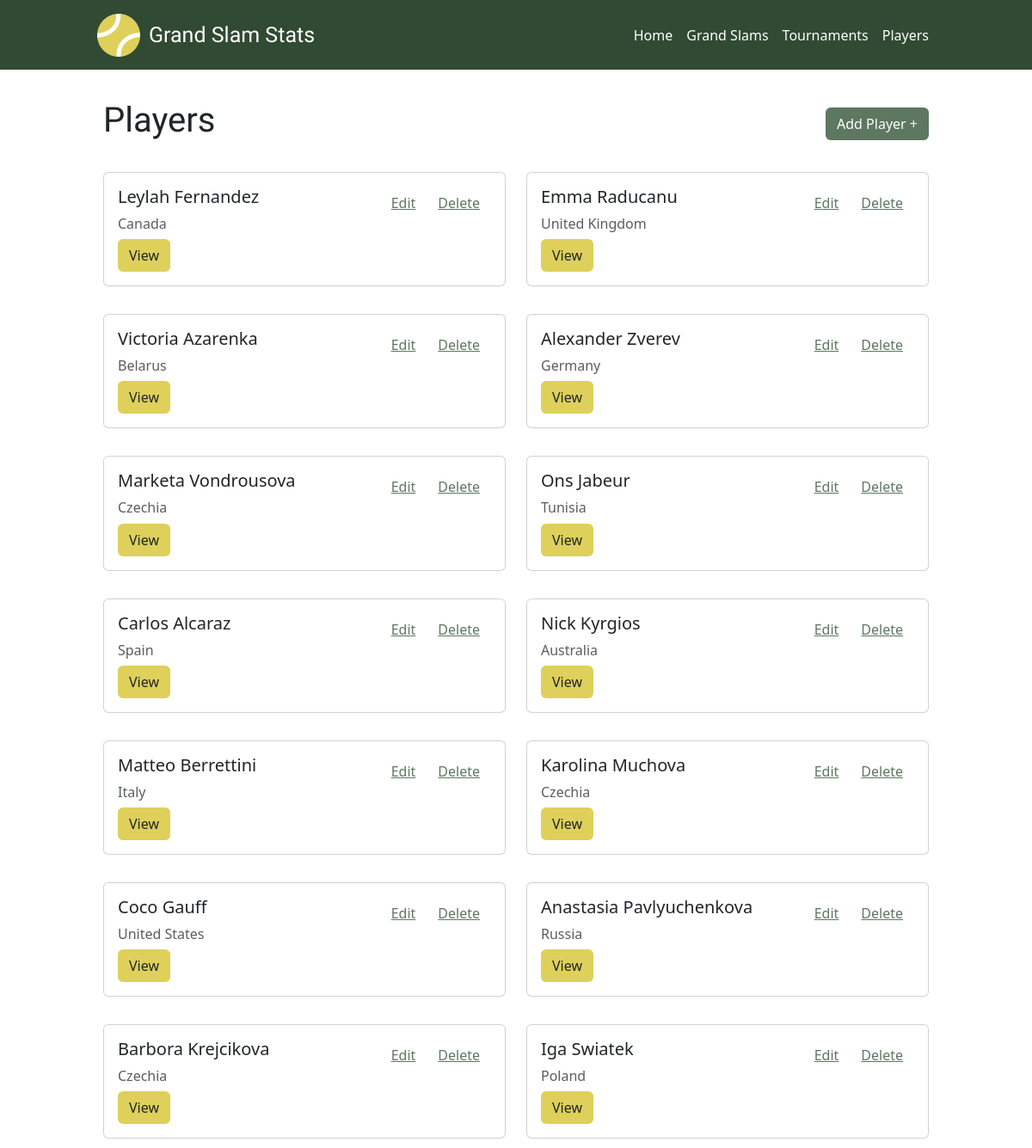
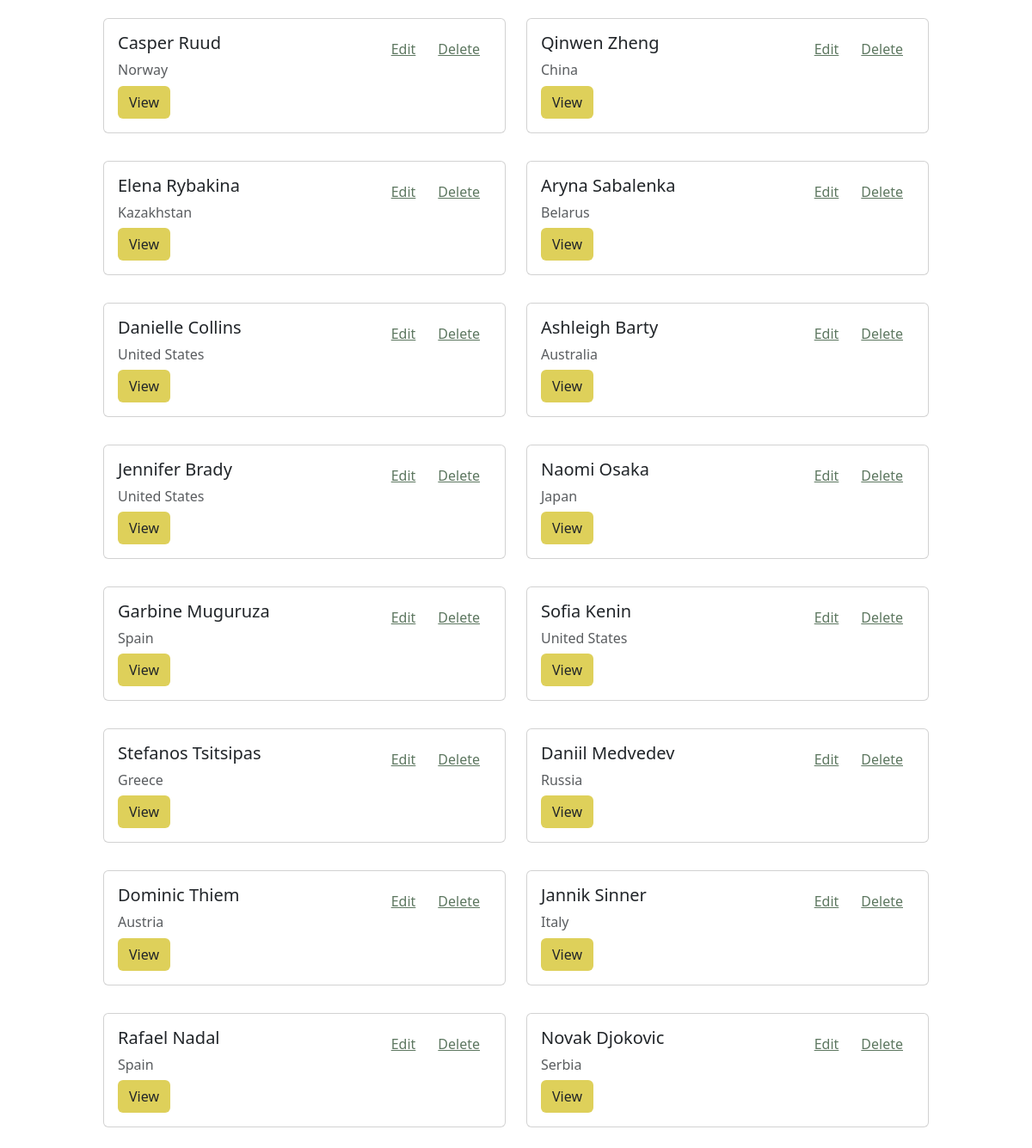
Page /players.php on the committed database (2 pictures, top to bottom).
### tables this page shows
CREATE TABLE `players` (
  `playerId` int(11) NOT NULL,
  `firstName` varchar(100) NOT NULL,
  `lastName` varchar(100) NOT NULL,
  `birthday` date NOT NULL,
  `country` varchar(100) NOT NULL,
  `bio` text NOT NULL
);

### players.php (the view, shortened to what this page needs)
<?php
    include('includes/connect.php');
    $query = 'SELECT * FROM players ORDER BY playerId DESC';
    $players = mysqli_query($connect, $query);
?>
<!DOCTYPE html>
<html lang="en">
  <head>
    <link rel="stylesheet" href="css/styles.css">
    <link rel="stylesheet" href="https://cdn.jsdelivr.net/npm/bootstrap@5.3.2/dist/css/bootstrap.min.css">
  </head>
  <body>
    <?php include('reusables/nav.php') ?>
    <main class="content">
        <div class="contentWrapper">
          <div class="headingContainer">
              <h1 class="pageHeading">Players</h1>
              <div>
                  <a class="btn addBtn" href="createPlayer.php">Add Player +</a>
              </div>
          </div>
          <div class="container" id="playersContainer">
              <div class="row">
                  <?php
                      foreach($players as $player){
                      echo '<div class="col-md-6 mt-2 mb-4">
                              <div class="card" style="width: 100%;">
                                <div class="card-body">
                                  <div class="cardHeader">
                                    <h5 class="card-title">'. $player['firstName'] .' '. $player['lastName'] .'</h5>
                                    <div class="actionBtns">
                                        <form method="GET" action="editPlayer.php">
                                            <input type="hidden" name="id" value="' . $player['playerId'] . '">
                                            <button type="submit" name="edit" class="btn actionBtn">Edit</button>
                                        </form>
                                        <form method="GET" action="includes/deletePlayer.php">
                                            <input type="hidden" name="id" value="' . $player['playerId'] . '">
                                            <button type="submit" name="delete" class="btn actionBtn">Delete</button>
                                        </form>
                                    </div>
                                  </div>
                                  <h6 class="card-subtitle mb-2 text-body-secondary">'. $player['country'] .'</h6>
                                  <form method="GET" action="player.php">
                                    <input type="hidden" name="playerId" value="' . $player['playerId'] . '">
                                    <button type="submit" name="player" class="btn viewBtn">View</button>
                                  </form>
                                </div>
                            </div>
                          </div>';
                      }
                  ?>
              </div>
          </div>
        </div>
    </main>
  </body>
</html>

### reusables/nav.php (shortened to what this page needs)
<nav class="navbar navbar-expand-lg" id="nav">
        <div class="container-fluid">
            <a id="logo" class="navbar-brand" href="index.php">
                <img src="images/tennis-ball.png" alt="Tennis ball.">
                <h2 class="text-white">Grand Slam Stats</h2>
            </a>
            <div class="collapse navbar-collapse justify-content-end" id="navbarNav">
                <ul class="navbar-nav">
                    <li class="nav-item">
                        <a class="nav-link active text-white" aria-current="page" href="index.php">Home</a>
                    </li>
                    <li class="nav-item">
                        <a class="nav-link text-white" href="grandSlams.php">Grand Slams</a>
                    </li>
                    <li class="nav-item">
                        <a class="nav-link text-white" href="tournaments.php">Tournaments</a>
                    </li>
                    <li class="nav-item">
                        <a class="nav-link text-white" href="players.php">Players</a>
                    </li>
                </ul>
            </div>
        </div>
    </nav>

### css/styles.css (style rules this page uses)
.contentWrapper { margin: 0; padding: 0 120px; }
#nav { margin: 0; padding: 10px 100px; background-color: #314A33; border-bottom: 15px solid white; }
h1, h2 { font-family: "Francois One", sans-serif;; }
#logo { display:flex; align-items:center; gap:0.5em; }
#logo h2 { font-size: 1.25em; margin: 0; }
.pageHeading { padding: 0.5em 0; }
.content { width: auto; }
.viewBtn { background-color: #DED05A !important; }
#playersContainer { padding: 0; margin: 0; }
.cardHeader { display: flex; justify-content: space-between; }
.actionBtns { display: flex; }
.actionBtn { color: #5D7760 !important; text-decoration: underline !important; }
.addBtn { background-color: #5D7760 !important; color: white !important; font-weight: 500 !important; }
.headingContainer { display: flex; justify-content: space-between; align-items: center; }

### rows in the picture
players: firstName "Leylah", lastName "Fernandez", country "Canada"
players: firstName "Emma", lastName "Raducanu", country "United Kingdom"
players: firstName "Victoria", lastName "Azarenka", country "Belarus"
players: firstName "Alexander", lastName "Zverev", country "Germany"
players: firstName "Marketa", lastName "Vondrousova", country "Czechia"
players: firstName "Ons", lastName "Jabeur", country "Tunisia"
players: firstName "Carlos", lastName "Alcaraz", country "Spain"
players: firstName "Nick", lastName "Kyrgios", country "Australia"
players: firstName "Matteo", lastName "Berrettini", country "Italy"
players: firstName "Karolina", lastName "Muchova", country "Czechia"
players: firstName "Coco", lastName "Gauff", country "United States"
players: firstName "Anastasia", lastName "Pavlyuchenkova", country "Russia"
players: firstName "Barbora", lastName "Krejcikova", country "Czechia"
players: firstName "Iga", lastName "Swiatek", country "Poland"
players: firstName "Casper", lastName "Ruud", country "Norway"
players: firstName "Qinwen", lastName "Zheng", country "China"
players: firstName "Elena", lastName "Rybakina", country "Kazakhstan"
players: firstName "Aryna", lastName "Sabalenka", country "Belarus"
players: firstName "Danielle", lastName "Collins", country "United States"
players: firstName "Ashleigh", lastName "Barty", country "Australia"
players: firstName "Jennifer", lastName "Brady", country "United States"
players: firstName "Naomi", lastName "Osaka", country "Japan"
players: firstName "Garbine", lastName "Muguruza", country "Spain"
players: firstName "Sofia", lastName "Kenin", country "United States"
players: firstName "Stefanos", lastName "Tsitsipas", country "Greece"
players: firstName "Daniil", lastName "Medvedev", country "Russia"
players: firstName "Dominic", lastName "Thiem", country "Austria"
players: firstName "Jannik", lastName "Sinner", country "Italy"
players: firstName "Rafael", lastName "Nadal", country "Spain"
players: firstName "Novak", lastName "Djokovic", country "Serbia"
